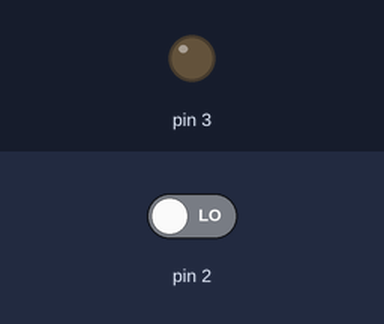
Bench run of a sketch on a simulated Arduino Uno, built with avr-gcc and run on an emulated ATmega328P. Parts: output pins drawn as LEDs (lit = HIGH). The inputs (shaded band) are chosen by the test bench; at power-on: pin 2 LOW.

Above: at 1.2 s.
1.3 s: pin 2 driven HIGH
At 1.7 s:
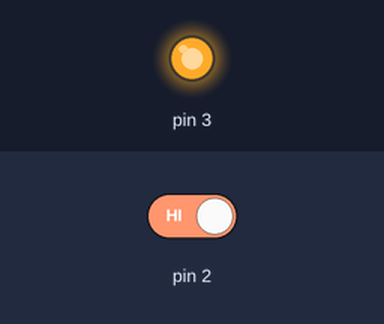
2.8 s: pin 2 driven LOW
At 4.0 s:
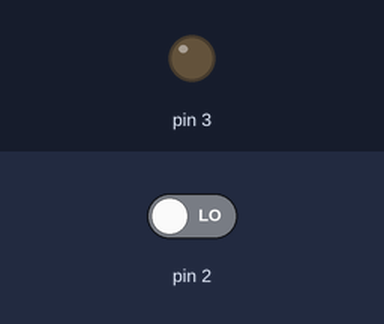
Timing chart, 0 to 5.8 s (numbered marks = the images above; inputs shaded):
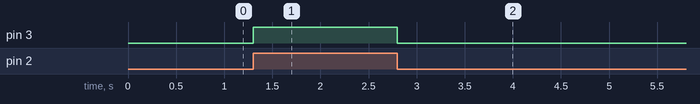

Measured:
- after the input at 1.3 s, pin 3: LOW → HIGH at once
- after the input at 2.8 s, pin 3: HIGH → LOW at once

The sketch:

switch.ino
```cpp
void setup() {
 pinMode(2,INPUT);
 pinMode(3,OUTPUT);
}

void loop() {
  int swt=digitalRead(2);
  if(swt==1)
{
  digitalWrite(3,1);
}
 else
{
  digitalWrite(3,0);
}
}
```
